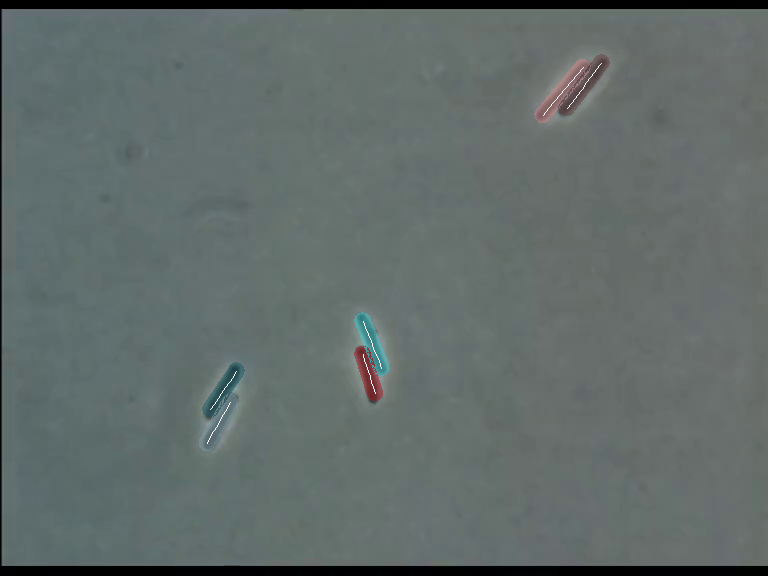
#> input picture figures/crm_fit/morse_partial/snapshots/predicted-006562.png, 768 x 576 px, found by its file name
$ python plot_predicted_snapshots.py
#> lines starting #> are read from the running program, lines starting #| are printed output that depends on the picture; after the words box and inside, x2 and y2 are one past the last pixel; in counts of white or black regions, pixels touching at a corner belong together
import matplotlib.pyplot as plt
import string

if __name__ == "__main__":
    img1 = plt.imread("figures/crm_fit/morse_partial/snapshots/predicted-006562.png")
#> img1 is the input picture: shape (576, 768, 3) float32; mean R, G, B 0.381, 0.422, 0.415
    img2 = plt.imread("figures/crm_fit/morse_partial/celldiffs/diff-006667.png")
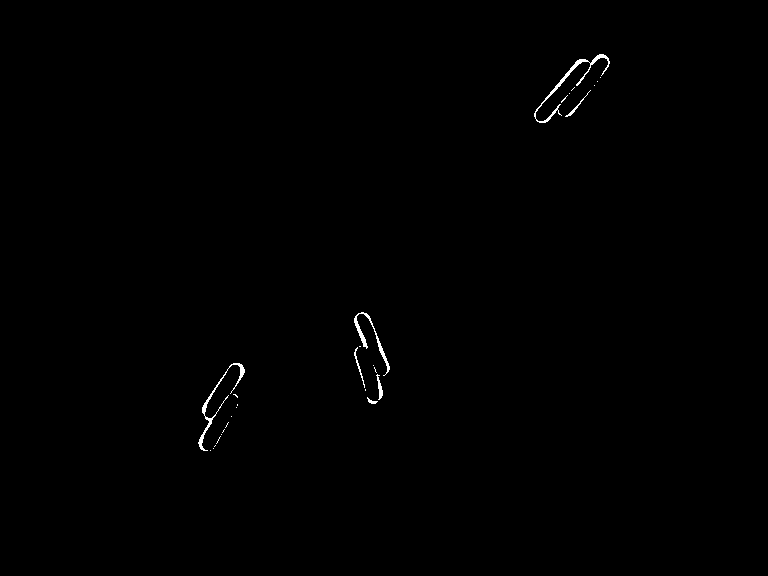
#> input picture figures/crm_fit/morse_partial/celldiffs/diff-006667.png, 768 x 576 px, found by its file name
#> img2: shape (576, 768) float32; values 0 (black) and 1 (white), 0.32% white in thin lines or dots, all inside (x1, y1, x2, y2) = (198, 54, 610, 451)

    width = 24
    height = width / (img1.shape[1] / img1.shape[0] + img2.shape[1] / img2.shape[0])
#> height = 9
    print(width, height)
#| 24 9.0
    fig, (ax1, ax2) = plt.subplots(1, 2, figsize=(width * 1.01, height))

    ax1.imshow(img1)
    ax2.imshow(1 - img2, cmap="Grays")

    ax1.set_axis_off()
    ax2.set_axis_off()

    for i, ax in enumerate([ax1, ax2]):
        ax.text(
            0.03,
            0.97,
            string.ascii_uppercase[i],
            fontsize=40,
            fontweight="semibold",
            fontfamily="serif",
            va="top",
            horizontalalignment="left",
            transform=ax.transAxes,
            color="white",
        )

    fig.subplots_adjust(left=0, right=1, bottom=0, top=1, wspace=0.02)
    fig.savefig("figures/crm_fit/morse_partial/predicted-snapshots.pdf")
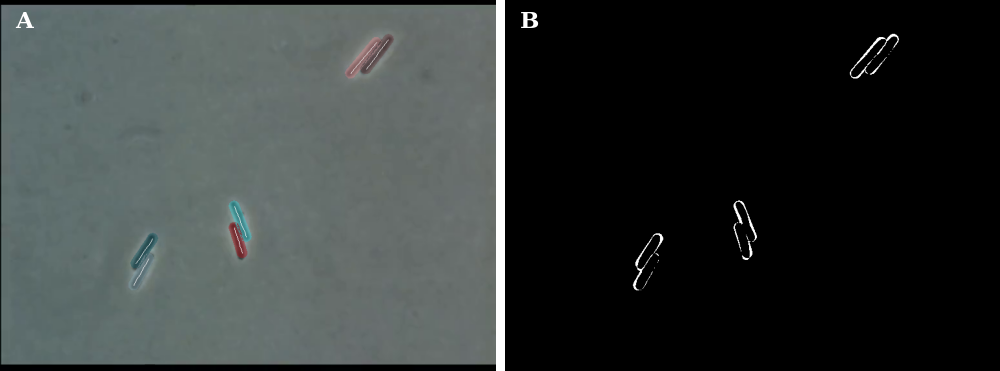
#> figure drawn by matplotlib, 2 panels
